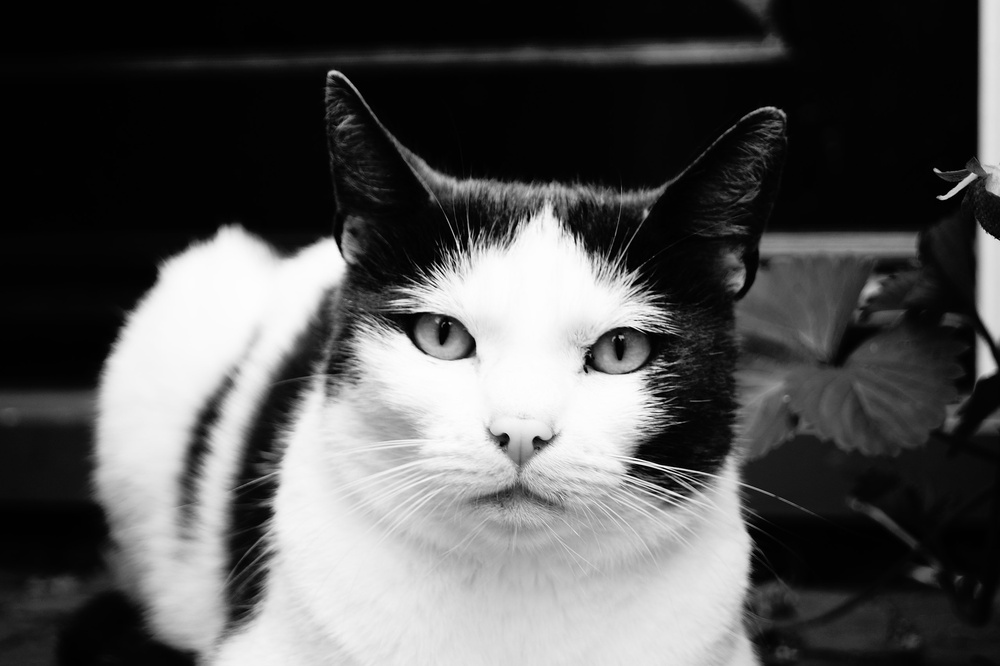
#> input picture A4.JPG, 1000 x 666 px, shrunk from 2560 x 1704 before the run
$ python A4.py
#> lines starting #> are read from the running program, lines starting #| are printed output that depends on the picture
import numpy as np
import matplotlib.pyplot as plt

# Load Image
image = plt.imread('A4.JPG')  # Assumption: Grayscale image
#> image is the input picture: shape (666, 1000); min 0, max 255, mean 84.7

# Pooling parameters
filter_size = 2
stride = 2

def max_pooling(image, filter_size, stride):
#> called with filter_size = 2, stride = 2
  image_height, image_width = image.shape
#> image_height = 666; image_width = 1000

  # Calculate the output size of the pooled image
  output_height = int((image_height - filter_size + 1) / stride)
#> output_height = 332
  output_width = int((image_width - filter_size + 1) / stride)
#> output_width = 499

  # Initialize pooled image
  pooled_image = np.zeros((output_height, output_width))

  # Iterate through input image in blocks of the filter size
  for y in range(0, output_height):
    for x in range(0, output_width):
      # Extract the current block from the input image
      block = image[y * stride:(y + filter_size) * stride,
                    x * stride:(x + filter_size) * stride]

      # Calculate maximum value in the block
      pooled_image[y, x] = np.max(block)
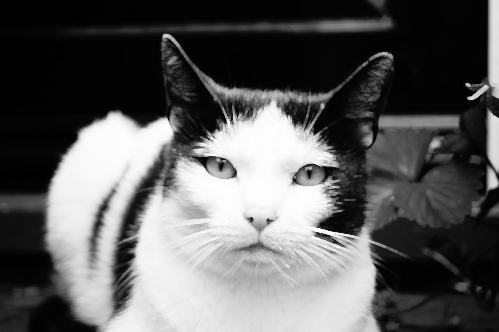
#> pooled_image: shape (332, 499) float64; min 1, max 255, mean 92.5

  return pooled_image

# Perform max-pooling on the image
pooled_image = max_pooling(image, filter_size, stride)

# Visualize pooled Image
plt.imshow(pooled_image, cmap='gray')
plt.title('Pooled Image')
plt.show()
